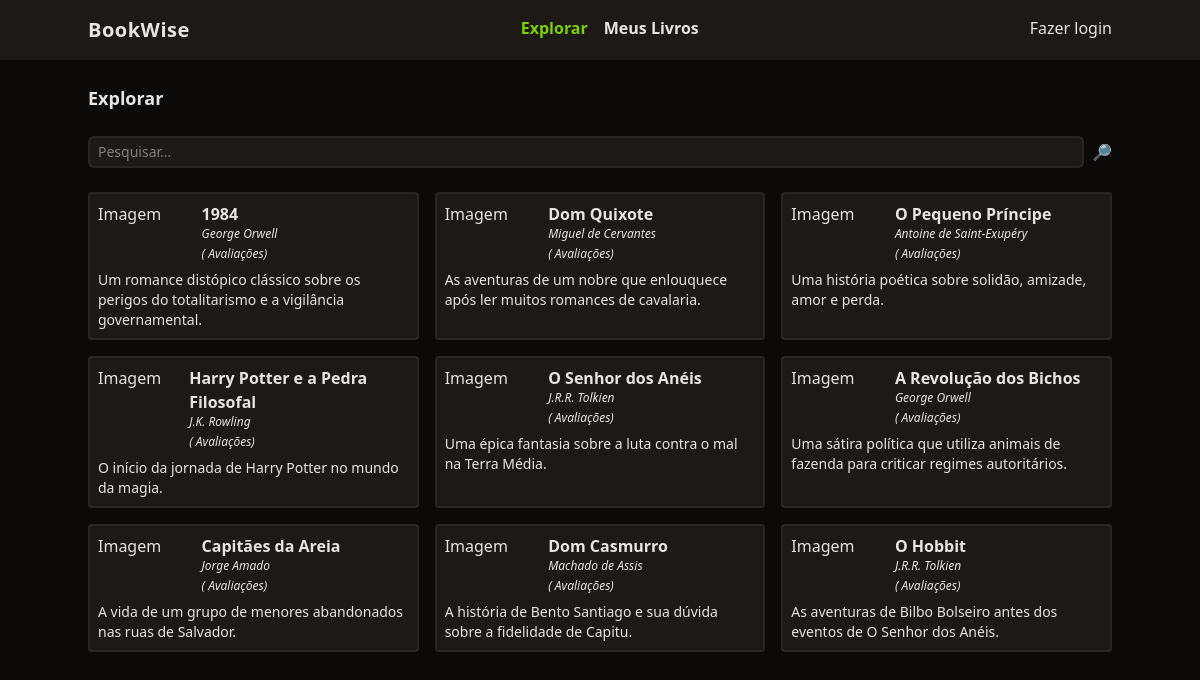
Before: / with the older database file.
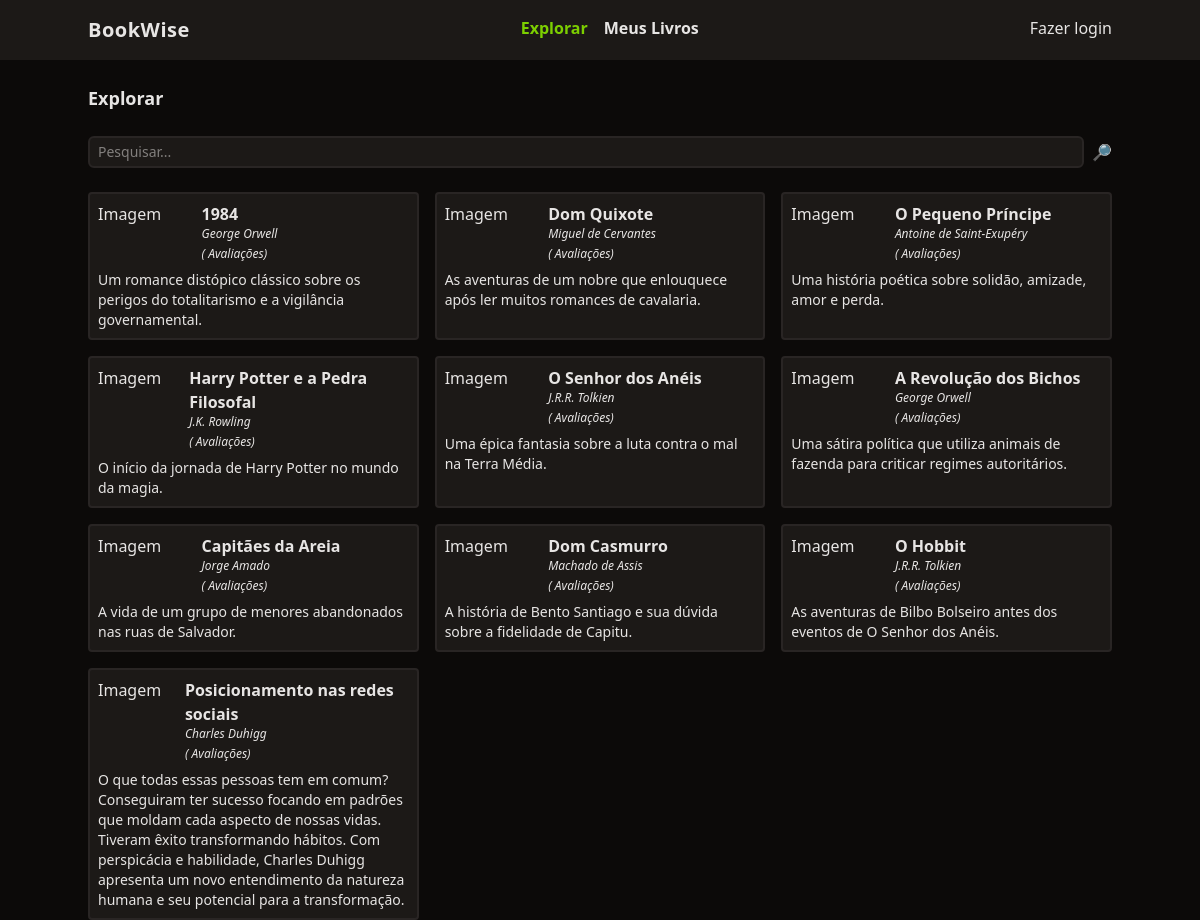
After: the same page with the newer database file.
### tables this page shows
CREATE TABLE livros(
  id integer primary key autoincrement,
  titulo varchar(255),
  autor varchar(100),
  descricao text,
  ano_lancamento integer,
  usuario_id integer,
  foreign key(usuario_id) references usuarios(id) on delete cascade
);

### functions.php (called while the page is built, shortened)
<?php
function view($viewName, $data = [])
{
  require "views/template/app.php";
}
function config($chave = null)
{
  $config = require 'config.php';
  if (strlen($chave) > 0) {
    return $config[$chave];
  }
  return $config;
}
function auth()
{
  if (!isset($_SESSION['auth'])) {
    return null;
  }
  return $_SESSION['auth'];
}

### controllers/index.controller.php (called while the page is built)
<?php
$pesquisar = $_REQUEST["pesquisar"] ?? "";
$livros = $DB->query('select * from livros where titulo like :filtro or autor like :filtro or descricao like :filtro', Livro::class, ['filtro' => "%$pesquisar%"])->fetchAll();
view("index", ["livros" => $livros]);

### routes.php (called while the page is built, shortened)
<?php
$path = parse_url($_SERVER["REQUEST_URI"])["path"];
$controller = str_replace("/", "", $path);
if (!$controller) $controller = 'index';
$controllerFile = "controllers/{$controller}.controller.php";
require $controllerFile;

### index.php (called while the page is built, shortened)
<?php
require "functions.php";
$config = require 'config.php';
require 'Database.php';
require 'routes.php';

### config.php (called while the page is built)
<?php
return [
  "database" => [
    'driver' => 'sqlite',
    'database' => 'database.sqlite',
  ]
];

### Database.php (called while the page is built)
<?php
class Database
{
  private $db;
  public function __construct($config)
  {
    $this->db = new PDO($this->getDsn($config));
  }
  private function getDsn($config)
  {
    $driver = $config['driver'];
    unset($config['driver']);
    $dsn = $driver . ":" . http_build_query($config, '', ':');
    if ($driver == 'sqlite') {
      $dsn = $driver . ":" . $config['database'];
    }
    return $dsn;
  }
  public function query($query, $class = null, $params = [])
  {
    $prepare = $this->db->prepare($query);
    if ($class) {
      $prepare->setFetchMode(PDO::FETCH_CLASS, $class);
    }
    $prepare->execute($params);
    return $prepare;
  }
}
$DB = new Database(config('database'));

### views/index.view.php (the view)
<h1 class="mt-6 font-bold text-lg mt-6">Explorar</h1>
<form class="w-full flex space-x-2 mt-6">
  <input type="text" name="pesquisar" class="border-stone-800 bg-stone-900 text-sm border-2 rounded-md focus:outline-none px-2 py-1 w-full" placeholder="Pesquisar..." name="pesquisar" />
  <button type="submit">🔎</button>
</form>
<section class="grid grid-cols-1 md:grid-cols-2 lg:grid-cols-3 gap-4">
  <?php foreach ($livros as $livro) { ?>
    <div class="p-2 border-stone-800 border-2 rounded bg-stone-900">
      <div class="flex">
        <div class="w-1/3">
          Imagem
        </div>
        <div class="space-y-1">
          <a href="/livro?id=<?= $livro->id ?>" class="font-semibold hover:underline"><?= $livro->titulo ?></a>
          <div class="text-xs italic"><?= $livro->autor ?></div>
          <div class="text-xs italic"><?= str_repeat("⭐", $livro->avaliacoes) ?> (<?= $livro->avaliacoes ?> Avaliações)</div>
        </div>
      </div>
      <div class="text-sm mt-2">
        <?= $livro->descricao ?>
      </div>
    </div>
  <?php } ?>
</section>

### views/template/app.php (shortened to what this page needs)
<!DOCTYPE html>
<html lang="en">
<head>
  <script src="https://cdn.jsdelivr.net/npm/@tailwindcss/browser@4"></script>
</head>
<body class="bg-stone-950 text-stone-200">
  <header class="bg-stone-900">
    <nav class="mx-auto max-w-screen-lg flex justify-between py-4">
      <div class="font-bold text-xl tracking-wide">
        BookWise
      </div>
      <ul class="flex space-x-4 font-bold">
        <li><a href="/" class="text-lime-500">Explorar</a></li>
        <li><a href="/meus-livros" class="hover:underline">Meus Livros</a></li>
      </ul>
      <ul>
        <?php if (auth()): ?>
          <li><a href="/logout" class="hover:underline">Oi, <?= auth()->nome ?></a></li>
        <?php else: ?>
          <li><a href="/login" class="hover:underline">Fazer login</a></li>
        <?php endif; ?>
      </ul>
    </nav>
  </header>
  <main class="mx-auto max-w-screen-lg space-y-6">
    <?php require "views/{$view}.view.php"; ?>
  </main>
</body>
</html>

Changed rows visible on the page:
added livros: titulo "Posicionamento nas redes sociais", autor "Charles Duhigg", descricao "O que todas essas pessoas tem em comum? Conseguiram ter sucesso focando em padrões que moldam cada aspecto de nossas vidas. Tiveram êxito transformando hábitos. Com perspicácia e habilidade, Charles Duhigg apresenta um novo entendimento da natureza humana e seu potencial para a transformação."
